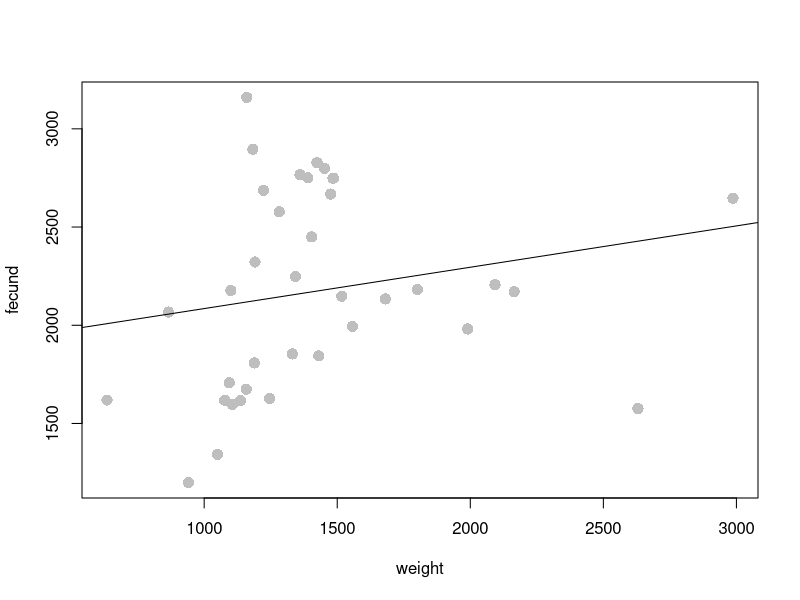
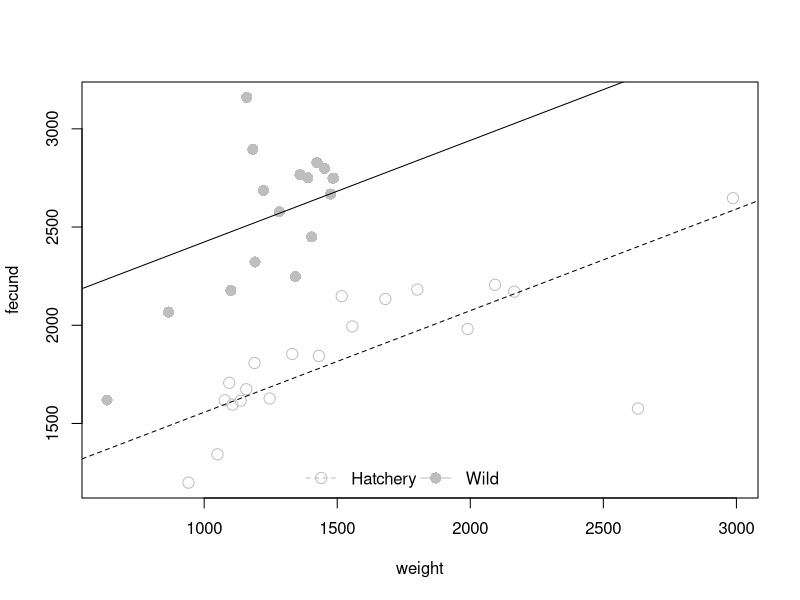
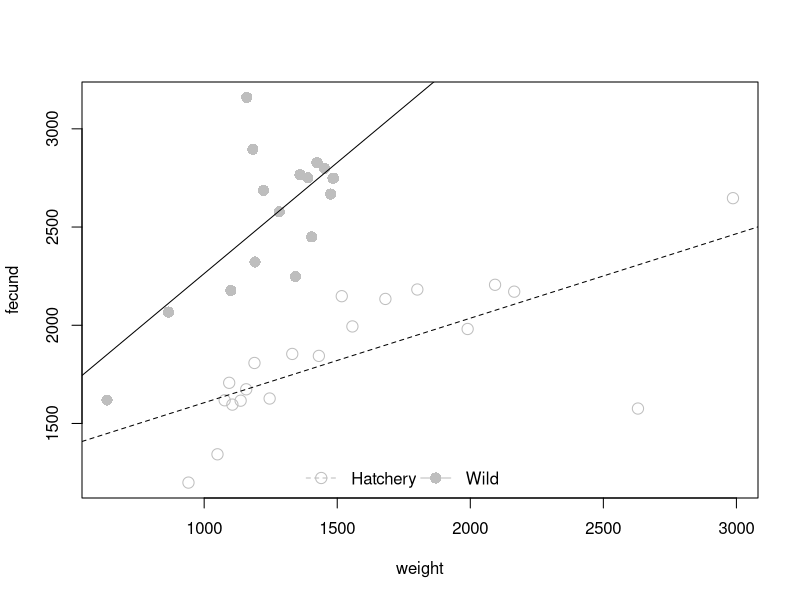

R code for these plots, in order: (Note: this script raises an error after producing the figures.)
## ---- chunk 1
rm(list = ls(all = T))
knitr::opts_chunk$set(fig.align = "center")
## ---- chunk 2
dat = read.csv("Data/sockeye.csv")
head(dat)
## ---- chunk 3
fit1 = lm(fecund ~ weight, data = dat)
## ---- chunk 4
fit1
## ---- chunk 5
summary(fit1)
## ---- chunk 6
plot(fecund ~ weight, data = dat, col = "grey", pch = 16, cex = 1.5)
abline(fit1)
## ---- chunk 7
class(dat$type); levels(dat$type)
## ---- chunk 8
pairs = cbind(
  as.character(dat$type),
  as.numeric(dat$type)
)

head(pairs); tail(pairs)
## ---- chunk 9
fit2 = lm(fecund ~ type, data = dat)
## ---- chunk 10
coef(fit2)
## ---- chunk 11
fit3 = lm(fecund ~ type + weight, data = dat)
summary(fit3)$coef
## ---- chunk 12
plot(fecund ~ weight, data = dat, col = "grey",
     pch = ifelse(dat$type == "hatch", 1, 16), cex = 1.5)
abline(coef(fit3)[c(1,3)], lty = 2)
abline(sum(coef(fit3)[c(1,2)]), coef(fit3)[3])
legend("bottom", legend = c("Hatchery", "Wild"), pch = c(1,16), lty = c(2,1),
       col = "grey", pt.cex = 1.5, bty = "n", horiz = T)
## ---- chunk 13
fit4 = lm(fecund ~ type + weight + type:weight, data = dat)

# or
# fit4 = lm(fecund ~ type * weight, data = dat)
## ---- chunk 14
plot(fecund ~ weight, data = dat, col = "grey",
     pch = ifelse(dat$type == "hatch", 1, 16), cex = 1.5)
abline(coef(fit4)[c(1,3)], lty = 2)
abline(sum(coef(fit4)[c(1,2)]), sum(coef(fit4)[c(3,4)]))
legend("bottom", legend = c("Hatchery", "Wild"), pch = c(1,16), lty = c(2,1),
       col = "grey", pt.cex = 1.5, bty = "n", horiz = T)
## ---- chunk 15
summary(fit4)$coef
## ---- chunk 16
AIC(fit1, fit2, fit3, fit4)
## ---- chunk 17
logit = function(p) {
  log(p/(1 - p))
}
## ---- chunk 18
expit = function(lp) {  # lp stands for logit(p)
  exp(lp)/(1 + exp(lp))
}
## ---- chunk 19
dat$binary = ifelse(dat$survival < 70, 0, 1)
## ---- chunk 20
fit1 = glm(binary ~ weight, data = dat, family = binomial)
summary(fit1)$coef
## ---- chunk 21
# create a sequence of weights to predict at
wt_seq = seq(min(dat$weight, na.rm = T),
             max(dat$weight, na.rm = t),
             length = 100)

# extract the coefficients and get p
p = expit(coef(fit1)[1] + coef(fit1)[2] * wt_seq)

# plot the relationship
plot(p ~ wt_seq, type = "l", lwd = 3, ylim = c(0,1), las = 1)
## ---- chunk 22
fit2 = glm(binary ~ type, data = dat, family = binomial)
summary(fit2)$coef
## ---- chunk 23
predict(fit2,
        newdata = data.frame(type = c("hatch", "wild")),
        type = "response")
## ---- chunk 24
fit3 = glm(binary ~ type + weight, data = dat)
## ---- chunk 25
p_hatch = predict(
  fit3, newdata = data.frame(type = "hatch", weight = wt_seq),
  type = "response"
)
p_wild = predict(
  fit3, newdata = data.frame(type = "wild", weight = wt_seq),
  type = "response"
)

plot(p_wild ~ wt_seq, type = "l", lwd = 3, lty = 1,
     ylim = c(0,1), las =1,
     xlab = "Weight (g)", ylab = "Pr(>70% Egg Survival)"
     )
lines(p_hatch ~ wt_seq, lwd = 3, lty = 2)
legend("topright", legend = c("Hatchery", "Wild"),
       lty = c(2,1), lwd = 3, bty = "n")
## ---- chunk 26
fit4 = glm(binary ~ type + weight, data = dat, family = binomial)
p_hatch = predict(
  fit4, newdata = data.frame(type = "hatch", weight = wt_seq),
  type = "response"
)
p_wild = predict(
  fit4, newdata = data.frame(type = "wild", weight = wt_seq),
  type = "response"
)

plot(p_wild ~ wt_seq, type = "l", lwd = 3, lty = 1,
     ylim = c(0,1), las =1,
     xlab = "Weight (g)", ylab = "Pr(>70% Egg Survival)"
     )
lines(p_hatch ~ wt_seq, lwd = 3, lty = 2)
legend("topright", legend = c("Hatchery", "Wild"),
       lty = c(2,1), lwd = 3, bty = "n")
## ---- chunk 27
AIC(fit1, fit2, fit3, fit4)
## ---- chunk 28

tab = data.frame(
  type = c("Continuous", "", "", "", "Discrete", "", ""),
  dist = c("Normal", "Lognormal", "Uniform", "Beta", "Binomial", "Multinomial", "Poisson"),
  desc = c("Models the relative frequency of outcomes that are symmetric around a mean, can be negative",
           "Models the relative frequency of outcomes that are normally-distributed on the log-scale",
           "Models values that are between two endpoints and that all occur with the same frequency",
           "Models values that are between 0 and 1",
           "Models the number of successes from a given number of trials when there are only two possible outcomes and all trials have the same probability of success",
           "The same as the binomial distribution, but when there are more than two possible outcomes",
           "Used for count data in cases where the variance and mean are roughly equal"),
  suffix = c("`-norm`", "`-lnorm`", "`-unif`", "`-beta`", "`-binom`", "`-multinom`", "`-pois`")
)

colnames(tab) = c("Type", "Distribution", "Common Uses", "R Suffix")

knitr::kable(tab, align = "lll", caption = "A brief description of probability distributions commonly used in ecological problems, including the function suffix in R.")

## ---- chunk 29
# parameters
mu = 500; sig = 50

# a sequence of possible random variables (fish lengths)
lengths = seq(200, 700, length = 100)

# a sequence of possible cumulative probabilities
cprobs = seq(0, 1, length = 100)

densty = dnorm(x = lengths, mean = mu, sd = sig)  # takes specific lengths
cuprob = pnorm(q = lengths, mean = mu, sd = sig)  # takes specific lengths
quants = qnorm(p = cprobs, mean = mu, sd = sig)   # takes specific probabilities
random = rnorm(n = 1e4, mean = mu, sd = sig)      # takes a number of random deviates to make

# set up plotting region: see ?par for more details
# notice the tricks to clean up the plot
par(
  mfrow = c(2,2),    # set up 2x2 regions
  mar = c(3,3,3,1),  # set narrower margins
  xaxs = "i",        # remove "x-buffer"
  yaxs = "i",        # remove "y-buffer"
  mgp = c(2,0.4,0),  # bring in axis titles ([1]) and tick labels ([2])
  tcl = -0.25        # shorten tick marks
)

plot(densty ~ lengths, type = "l", lwd = 3, main = "dnorm()",
     xlab = "Fish Length (mm)", ylab = "Density", las = 1,
     yaxt = "n") # turns off y-axis
axis(side = 2, at = c(0.002, 0.006), labels = c(0.002, 0.006), las = 2)
plot(cuprob ~ lengths, type = "l", lwd = 3, main = "pnorm()",
     xlab = "Fish Length (mm)", ylab = "Cumulative Probability", las = 1)
plot(quants ~ cprobs, type = "l", lwd = 3, main = "qnorm()",
     xlab = "P", ylab = "P Quantile Length (mm)", las = 1)
hist(random, breaks = 100, col = "grey", main = "rnorm()",
     xlab = "Fish Length (mm)", ylab = "Frequency", las = 1)
box() # add borders to the histogram
## ---- chunk 30
qnorm(pnorm(0))
## ---- chunk 31
dat = read.csv("Data/feeding.csv")
summary(dat)
## ---- chunk 32
plot(cons ~ prey, data = dat)
## ---- chunk 33
fit = nls(cons ~ (a * prey)/(1 + a * h * prey), data = dat,
          start = c(a = 3, h = 0.1))
## ---- chunk 34
prey_seq = seq(min(dat$prey), max(dat$prey), length = 100)
cons_seq = predict(fit, newdata = data.frame(prey = prey_seq))

plot(cons ~ prey, data = dat, cex = 1.5, pch = 16, col = "grey")
lines(cons_seq ~ prey_seq, lwd = 3)
